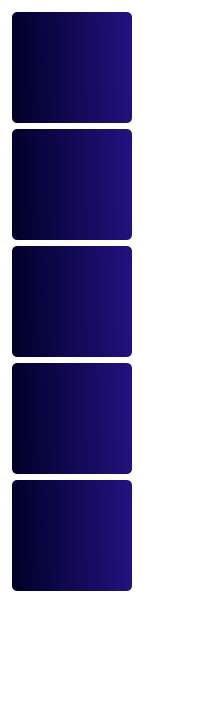
    <widget class="QFrame" name="Sidebar">
     <property name="minimumSize">
      <size>
       <width>120</width>
       <height>720</height>
      </size>
     </property>
     <property name="maximumSize">
      <size>
       <width>16777215</width>
       <height>16777215</height>
      </size>
     </property>
     <property name="styleSheet">
      <string notr="true">background-color: rgb(50, 27, 170, 0);</string>
     </property>
     <property name="frameShape">
      <enum>QFrame::StyledPanel</enum>
     </property>
     <property name="frameShadow">
      <enum>QFrame::Raised</enum>
     </property>
     <layout class="QVBoxLayout" name="verticalLayout">
      <item>
       <widget class="QPushButton" name="Button_main_page">
        <property name="maximumSize">
         <size>
          <width>120</width>
          <height>120</height>
         </size>
        </property>
        <property name="font">
         <font>
          <family>JetBrains Mono</family>
          <pointsize>8</pointsize>
          <weight>75</weight>
          <bold>true</bold>
         </font>
        </property>
        <property name="styleSheet">
         <string notr="true">QPushButton{
	background-color: qlineargradient(spread:pad, x1:0, y1:0.505682, x2:1, y2:0.477, stop:0 rgb(0, 0, 41), stop:1 rgb(34, 18, 127));
	color:rgba(255, 255, 255, 210);
	border-radius:5px;
}

QPushButton:hover{
	background-color: qlineargradient(spread:pad, x1:0, y1:0.505682, x2:1, y2:0.477, stop:0 rgb(17, 9, 84), stop:1 rgb(67, 36, 212));
}

QPushButton:pressed{
	background-color: qlineargradient(spread:pad, x1:0, y1:0.505682, x2:1, y2:0.477, stop:0 rgb(34, 18, 127), stop:1 rgb(0, 0, 41));
}</string>
        </property>
        <property name="text">
         <string/>
        </property>
        <property name="icon">
         <iconset>
          <normaloff>icon_home.png</normaloff>icon_home.png</iconset>
        </property>
        <property name="iconSize">
         <size>
          <width>70</width>
          <height>70</height>
         </size>
        </property>
       </widget>
      </item>
      <item>
       <widget class="QPushButton" name="Button_register_page">
        <property name="maximumSize">
         <size>
          <width>120</width>
          <height>120</height>
         </size>
        </property>
        <property name="font">
         <font>
          <family>JetBrains Mono</family>
          <weight>75</weight>
          <bold>true</bold>
         </font>
        </property>
        <property name="styleSheet">
         <string notr="true">QPushButton{
	background-color: qlineargradient(spread:pad, x1:0, y1:0.505682, x2:1, y2:0.477, stop:0 rgb(0, 0, 41), stop:1 rgb(34, 18, 127));
	color:rgba(255, 255, 255, 210);
	border-radius:5px;
}

QPushButton:hover{
	background-color: qlineargradient(spread:pad, x1:0, y1:0.505682, x2:1, y2:0.477, stop:0 rgb(17, 9, 84), stop:1 rgb(67, 36, 212));
}

QPushButton:pressed{
	background-color: qlineargradient(spread:pad, x1:0, y1:0.505682, x2:1, y2:0.477, stop:0 rgb(34, 18, 127), stop:1 rgb(0, 0, 41));
}</string>
        </property>
        <property name="text">
         <string/>
        </property>
        <property name="icon">
         <iconset>
          <normaloff>register_icon.png</normaloff>register_icon.png</iconset>
        </property>
        <property name="iconSize">
         <size>
          <width>70</width>
          <height>70</height>
         </size>
        </property>
       </widget>
      </item>
      <item>
       <widget class="QPushButton" name="Button_update_page">
        <property name="maximumSize">
         <size>
          <width>120</width>
          <height>120</height>
         </size>
        </property>
        <property name="font">
         <font>
          <family>JetBrains Mono</family>
          <pointsize>8</pointsize>
          <weight>75</weight>
          <bold>true</bold>
         </font>
        </property>
        <property name="styleSheet">
         <string notr="true">QPushButton{
	background-color: qlineargradient(spread:pad, x1:0, y1:0.505682, x2:1, y2:0.477, stop:0 rgb(0, 0, 41), stop:1 rgb(34, 18, 127));
	color:rgba(255, 255, 255, 210);
	border-radius:5px;
}

QPushButton:hover{
	background-color: qlineargradient(spread:pad, x1:0, y1:0.505682, x2:1, y2:0.477, stop:0 rgb(17, 9, 84), stop:1 rgb(67, 36, 212));
}

QPushButton:pressed{
	background-color: qlineargradient(spread:pad, x1:0, y1:0.505682, x2:1, y2:0.477, stop:0 rgb(34, 18, 127), stop:1 rgb(0, 0, 41));
}</string>
        </property>
        <property name="text">
         <string/>
        </property>
        <property name="icon">
         <iconset>
          <normaloff>user_icon_update.png</normaloff>user_icon_update.png</iconset>
        </property>
        <property name="iconSize">
         <size>
          <width>70</width>
          <height>70</height>
         </size>
        </property>
       </widget>
      </item>
      <item>
       <widget class="QPushButton" name="Button_view_page">
        <property name="maximumSize">
         <size>
          <width>120</width>
          <height>120</height>
         </size>
        </property>
        <property name="font">
         <font>
          <family>JetBrains Mono</family>
          <weight>75</weight>
          <bold>true</bold>
         </font>
        </property>
        <property name="styleSheet">
         <string notr="true">QPushButton{
	background-color: qlineargradient(spread:pad, x1:0, y1:0.505682, x2:1, y2:0.477, stop:0 rgb(0, 0, 41), stop:1 rgb(34, 18, 127));
	color:rgba(255, 255, 255, 210);
	border-radius:5px;
}

QPushButton:hover{
	background-color: qlineargradient(spread:pad, x1:0, y1:0.505682, x2:1, y2:0.477, stop:0 rgb(17, 9, 84), stop:1 rgb(67, 36, 212));
}

QPushButton:pressed{
	background-color: qlineargradient(spread:pad, x1:0, y1:0.505682, x2:1, y2:0.477, stop:0 rgb(34, 18, 127), stop:1 rgb(0, 0, 41));
}</string>
        </property>
        <property name="text">
         <string/>
        </property>
        <property name="icon">
         <iconset>
          <normaloff>consulta_icon.png</normaloff>consulta_icon.png</iconset>
        </property>
        <property name="iconSize">
         <size>
          <width>70</width>
          <height>70</height>
         </size>
        </property>
       </widget>
      </item>
      <item>
       <widget class="QPushButton" name="Button_make_page">
        <property name="maximumSize">
         <size>
          <width>120</width>
          <height>120</height>
         </size>
        </property>
        <property name="font">
         <font>
          <family>JetBrains Mono</family>
          <pointsize>8</pointsize>
          <weight>75</weight>
          <bold>true</bold>
          <strikeout>false</strikeout>
          <kerning>true</kerning>
         </font>
        </property>
        <property name="styleSheet">
         <string notr="true">QPushButton{
	background-color: qlineargradient(spread:pad, x1:0, y1:0.505682, x2:1, y2:0.477, stop:0 rgb(0, 0, 41), stop:1 rgb(34, 18, 127));
	color:rgba(255, 255, 255, 210);
	border-radius:5px;
}

QPushButton:hover{
	background-color: qlineargradient(spread:pad, x1:0, y1:0.505682, x2:1, y2:0.477, stop:0 rgb(17, 9, 84), stop:1 rgb(67, 36, 212));
}

QPushButton:pressed{
	background-color: qlineargradient(spread:pad, x1:0, y1:0.505682, x2:1, y2:0.477, stop:0 rgb(34, 18, 127), stop:1 rgb(0, 0, 41));
}</string>
        </property>
        <property name="text">
         <string/>
        </property>
        <property name="icon">
         <iconset>
          <normaloff>make_icon.png</normaloff>make_icon.png</iconset>
        </property>
        <property name="iconSize">
         <size>
          <width>70</width>
          <height>70</height>
         </size>
        </property>
        <property name="autoRepeat">
         <bool>false</bool>
        </property>
       </widget>
      </item>
      <item>
       <widget class="QLabel" name="Logo_Ideau">
        <property name="maximumSize">
         <size>
          <width>120</width>
          <height>120</height>
         </size>
        </property>
        <property name="font">
         <font>
          <pointsize>8</pointsize>
         </font>
        </property>
        <property name="text">
         <string notr="true"/>
        </property>
        <property name="pixmap">
         <pixmap>Logo_ideau.png</pixmap>
        </property>
        <property name="scaledContents">
         <bool>true</bool>
        </property>
        <property name="alignment">
         <set>Qt::AlignCenter</set>
        </property>
       </widget>
      </item>
     </layout>
    </widget>
